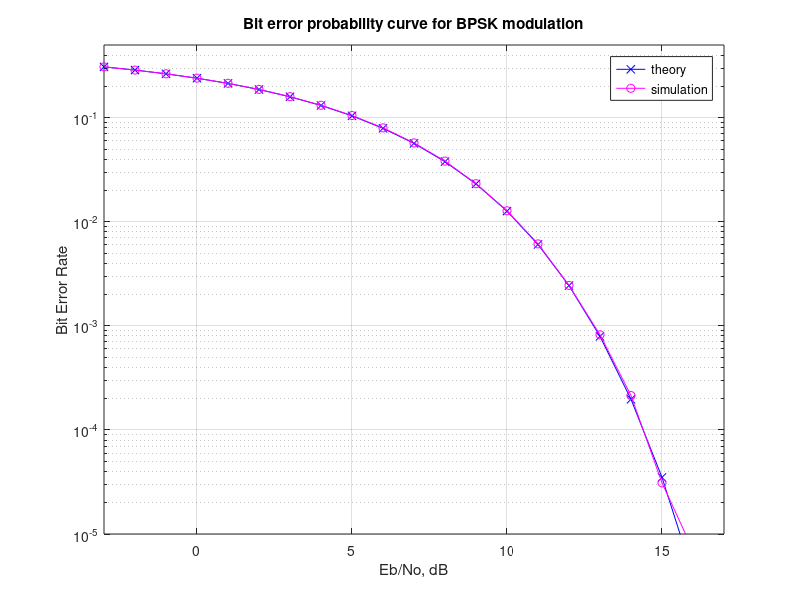

This figure's MATLAB source:
clear
N = 10^6; % number of bits or symbols
rand('state',100); % initializing the rand() function
randn('state',200); % initializing the randn() function
Eb = 1; %energy/bit

% Transmitter
ip = rand(1,N)>0.5; % generating 0,1 with equal probability
s = sqrt(Eb)*ip; % BASK modulation 0 -> 0; 1 -> (Eb)^ 1/2 
n = 1/sqrt(2)*[randn(1,N) + 1j*randn(1,N)]; % white gaussian noise, 0dB variance 
Eb_N0_dB = [-3:17]; % multiple Eb/N0 values
Eb_N0_W = 10.^((Eb_N0_dB)/10);

for ii = 1:length(Eb_N0_dB)
   % Noise addition
   y = s + 10^(-Eb_N0_dB(ii)/20)*n; % additive white gaussian noise

   % receiver - hard decision decoding
   ipHat = real(y) > (sqrt(Eb)/2);

   % counting the errors
   nErr(ii) = size(find([ip- ipHat]),2);

end

simBer = nErr/N; % simulated ber
theoryBer = 0.5*erfc(0.5*sqrt(Eb_N0_W)); % theoretical ber

% plot
close all
figure
semilogy(Eb_N0_dB,theoryBer,'bx-');
hold on
semilogy(Eb_N0_dB,simBer,'mo-');
axis([-3 17 10^-5 0.5])
grid on
legend('theory', 'simulation');
xlabel('Eb/No, dB');
ylabel('Bit Error Rate');
title('Bit error probability curve for BPSK modulation');

